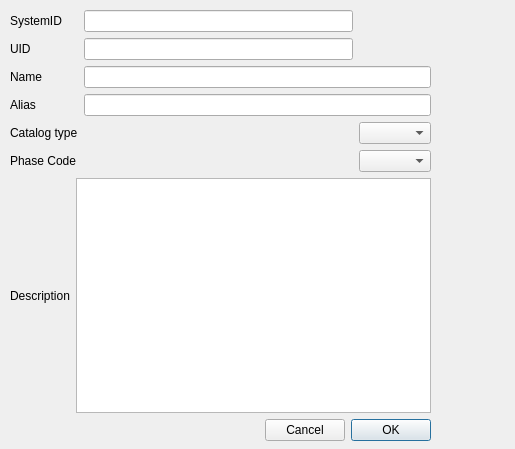
<?xml version="1.0" encoding="UTF-8"?>
<ui version="4.0">
 <class>JunctionPlacement</class>
 <widget class="QDialog" name="JunctionPlacement">
  <property name="geometry">
   <rect>
    <x>0</x>
    <y>0</y>
    <width>515</width>
    <height>449</height>
   </rect>
  </property>
  <property name="windowTitle">
   <string>Dialog</string>
  </property>
  <widget class="QWidget" name="">
   <property name="geometry">
    <rect>
     <x>10</x>
     <y>10</y>
     <width>421</width>
     <height>431</height>
    </rect>
   </property>
   <layout class="QGridLayout" name="gridLayout_2">
    <item row="0" column="0">
     <layout class="QGridLayout" name="gridLayout">
      <item row="1" column="0" colspan="2">
       <layout class="QVBoxLayout" name="verticalLayout_3">
        <item>
         <widget class="QLabel" name="label_name">
          <property name="text">
           <string>Name</string>
          </property>
         </widget>
        </item>
        <item>
         <widget class="QLabel" name="label_alias">
          <property name="text">
           <string>Alias</string>
          </property>
         </widget>
        </item>
       </layout>
      </item>
      <item row="0" column="2">
       <layout class="QVBoxLayout" name="verticalLayout_2">
        <item>
         <widget class="QLineEdit" name="lineEdit_sysid">
          <property name="enabled">
           <bool>true</bool>
          </property>
          <property name="readOnly">
           <bool>true</bool>
          </property>
         </widget>
        </item>
        <item>
         <widget class="QLineEdit" name="lineEdit_uid">
          <property name="readOnly">
           <bool>false</bool>
          </property>
         </widget>
        </item>
       </layout>
      </item>
      <item row="2" column="0" rowspan="2" colspan="2">
       <layout class="QVBoxLayout" name="verticalLayout_5">
        <item>
         <widget class="QLabel" name="label_cattype">
          <property name="text">
           <string>Catalog type</string>
          </property>
         </widget>
        </item>
        <item>
         <widget class="QLabel" name="label_phasecode">
          <property name="layoutDirection">
           <enum>Qt::LeftToRight</enum>
          </property>
          <property name="text">
           <string>Phase Code</string>
          </property>
         </widget>
        </item>
       </layout>
      </item>
      <item row="0" column="0" colspan="2">
       <layout class="QVBoxLayout" name="verticalLayout">
        <item>
         <widget class="QLabel" name="label_sysid">
          <property name="text">
           <string>SystemID</string>
          </property>
         </widget>
        </item>
        <item>
         <widget class="QLabel" name="label_uid">
          <property name="text">
           <string>UID</string>
          </property>
         </widget>
        </item>
       </layout>
      </item>
      <item row="2" column="3">
       <widget class="QComboBox" name="comboBox_cattype">
        <property name="layoutDirection">
         <enum>Qt::LeftToRight</enum>
        </property>
        <property name="currentText">
         <string/>
        </property>
       </widget>
      </item>
      <item row="1" column="2" colspan="2">
       <layout class="QVBoxLayout" name="verticalLayout_4">
        <item>
         <widget class="QLineEdit" name="lineEdit_name"/>
        </item>
        <item>
         <widget class="QLineEdit" name="lineEdit_alias"/>
        </item>
       </layout>
      </item>
      <item row="3" column="3">
       <widget class="QComboBox" name="comboBox_phasecode"/>
      </item>
      <item row="4" column="0" colspan="4">
       <layout class="QHBoxLayout" name="horizontalLayout_3">
        <item>
         <widget class="QLabel" name="label_descr">
          <property name="text">
           <string>Description</string>
          </property>
         </widget>
        </item>
        <item>
         <widget class="QTextEdit" name="textEdit_decr"/>
        </item>
       </layout>
      </item>
     </layout>
    </item>
    <item row="1" column="0" alignment="Qt::AlignLeft">
     <widget class="QDialogButtonBox" name="buttonBox">
      <property name="layoutDirection">
       <enum>Qt::RightToLeft</enum>
      </property>
      <property name="standardButtons">
       <set>QDialogButtonBox::Cancel|QDialogButtonBox::Ok</set>
      </property>
     </widget>
    </item>
   </layout>
  </widget>
  <zorder>layoutWidget</zorder>
  <zorder>buttonBox</zorder>
  <zorder>buttonBox</zorder>
 </widget>
 <resources/>
 <connections/>
</ui>
